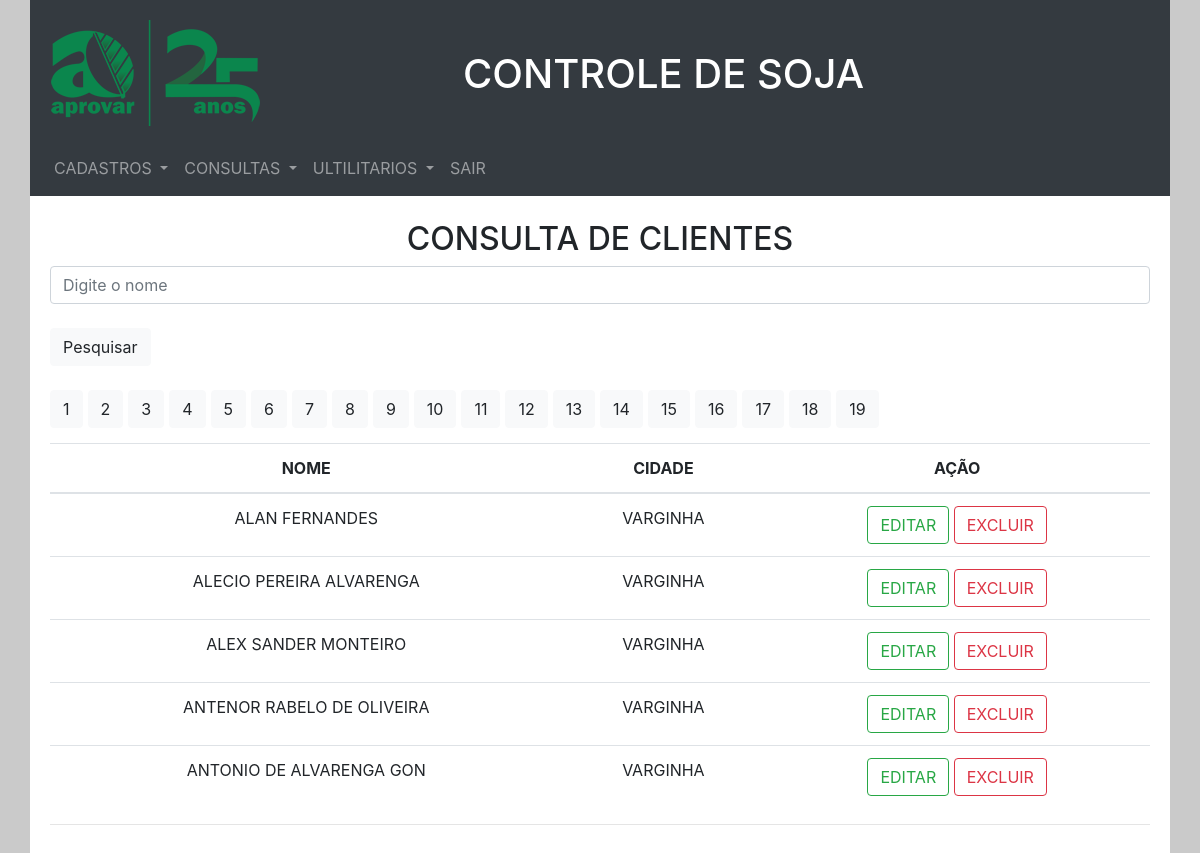
Screenshot of /crud-master/cliente_Consultar.php (signed in) with the database file from the repository.
### tables this page shows
CREATE TABLE IF NOT EXISTS `cliente` (
  `id` int(10) NOT NULL AUTO_INCREMENT,
  `nome` varchar(50) NOT NULL,
  `cidade` varchar(50) DEFAULT NULL,
  PRIMARY KEY (`id`)
);

### crud-master/cliente_Consultar.php (the view, shortened to what this page needs)
<?php
require("conn.php");
require 'classes/cadastroCliente.class.php';
$cliente = new Cliente($pdo);
?>
<!DOCTYPE html>
<html lang="pt-br">
<head>
    <link rel="stylesheet" href="https://stackpath.bootstrapcdn.com/bootstrap/4.3.1/css/bootstrap.min.css">
    <link rel="stylesheet" href="css/geral.css">
</head>
<body>
    <div class="container">
    <header>
            <?php
            include_once "menu.php"; ?>
        </header>
        <section class="corpo">
             <h2>Consulta de Clientes</h2>
             <form action="" method="POST">
                 <input type="search" name="pesquisar"  class="form-control" id="pesquisar" placeholder="Digite o nome"><br>
                 <input type="submit" class="btn btn-light" value="Pesquisar"><br><br>
             </form>
            <table class="table table-hover tab">
                <thead>
                    <tr>
                        <th scope="col">Nome</td>
                        <th scope="col">Cidade</td>
                        <th scope="col">Ação</td>
                    </tr>
                </thead>
                <?php if (!empty($_POST['pesquisar'])) {
                    $pesq = $_POST['pesquisar'];
                    $lista = $cliente->consultar($pesq);
                }else {
                    $lista = $cliente->consultar();
                }
                foreach ($lista as $item) :
                    ?>
                    <tr>
                        <td><?php echo $item['nome']; ?></td>
                        <td><?php echo $item['cidade']; ?></td>
                        <td>
                            <a href="<?php echo 'cliente_Salvar.php?id=' . $item['id']; ?>" class="btn btn-outline-success">Editar</a>
                            <a href="<?php echo 'cliente_Deletar.php?id=' . $item['id'].'&nome='.$item['nome']; ?>" class="btn btn-outline-danger">Excluir</a>
                        </td>
                    </tr>
                <?php endforeach; ?>
            </table>
            <hr>
        </section>
    </div>
</body>
</html>

### crud-master/css/geral.css (style rules this page uses)
body { margin: 0; padding: 0; text-transform: uppercase; background-color: #cacaca; }
.container { padding: 0; background-color: #ffffff; height: 100%; }
header { height: 140px; vertical-align: center; margin: 0; padding: 0; }
.corpo { margin-top: 60px; padding: 20px; height: 100%; }
.corpo h2 { text-align: center; }
.tab th { text-align: center; }
tr { text-align: center; }

### rows the page displays
cliente: nome "ALAN FERNANDES", cidade "VARGINHA"
cliente: nome "ALECIO PEREIRA ALVARENGA", cidade "VARGINHA"
cliente: nome "ALEX SANDER MONTEIRO", cidade "VARGINHA"
cliente: nome "ANTENOR RABELO DE OLIVEIRA", cidade "VARGINHA"
cliente: nome "ANTONIO DE ALVARENGA GON", cidade "VARGINHA"
